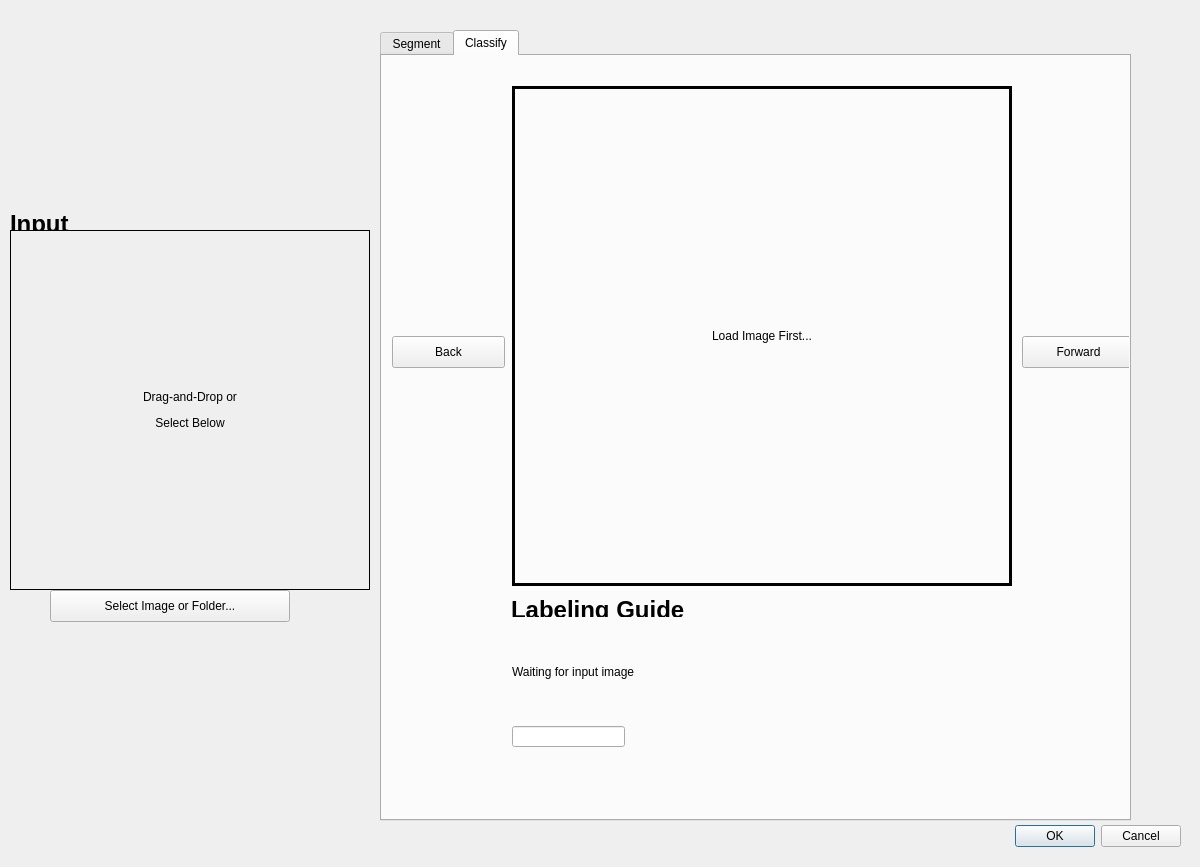
<?xml version="1.0" encoding="UTF-8"?>
<ui version="4.0">
 <class>Dialog</class>
 <widget class="QDialog" name="Dialog">
  <property name="geometry">
   <rect>
    <x>0</x>
    <y>0</y>
    <width>1200</width>
    <height>867</height>
   </rect>
  </property>
  <property name="windowTitle">
   <string>Dialog</string>
  </property>
  <widget class="QDialogButtonBox" name="buttonBox">
   <property name="geometry">
    <rect>
     <x>840</x>
     <y>820</y>
     <width>341</width>
     <height>32</height>
    </rect>
   </property>
   <property name="orientation">
    <enum>Qt::Horizontal</enum>
   </property>
   <property name="standardButtons">
    <set>QDialogButtonBox::Cancel|QDialogButtonBox::Ok</set>
   </property>
  </widget>
  <widget class="QTabWidget" name="tabWidget">
   <property name="geometry">
    <rect>
     <x>380</x>
     <y>30</y>
     <width>751</width>
     <height>791</height>
    </rect>
   </property>
   <property name="currentIndex">
    <number>1</number>
   </property>
   <widget class="QWidget" name="segmentTab">
    <attribute name="title">
     <string>Segment</string>
    </attribute>
    <widget class="QLabel" name="markersImagePixLabel">
     <property name="geometry">
      <rect>
       <x>380</x>
       <y>180</y>
       <width>360</width>
       <height>360</height>
      </rect>
     </property>
     <property name="acceptDrops">
      <bool>false</bool>
     </property>
     <property name="autoFillBackground">
      <bool>false</bool>
     </property>
     <property name="frameShape">
      <enum>QFrame::Box</enum>
     </property>
     <property name="text">
      <string>No Markers</string>
     </property>
     <property name="alignment">
      <set>Qt::AlignCenter</set>
     </property>
    </widget>
    <widget class="QLabel" name="markersImageTitle">
     <property name="geometry">
      <rect>
       <x>380</x>
       <y>160</y>
       <width>71</width>
       <height>21</height>
      </rect>
     </property>
     <property name="text">
      <string>&lt;html&gt;&lt;head/&gt;&lt;body&gt;&lt;p&gt;&lt;span style=&quot; font-size:18pt; font-weight:600;&quot;&gt;Markers&lt;/span&gt;&lt;/p&gt;&lt;/body&gt;&lt;/html&gt;</string>
     </property>
    </widget>
    <widget class="QWidget" name="horizontalLayoutWidget">
     <property name="geometry">
      <rect>
       <x>70</x>
       <y>550</y>
       <width>591</width>
       <height>141</height>
      </rect>
     </property>
     <layout class="QHBoxLayout" name="optionsLayout">
      <item>
       <layout class="QVBoxLayout" name="thresholdMethodLayout">
        <item>
         <widget class="QLabel" name="thresholdLabel">
          <property name="text">
           <string>Threshold Method</string>
          </property>
         </widget>
        </item>
        <item>
         <widget class="QComboBox" name="thresholdMethodComboBox">
          <property name="editable">
           <bool>false</bool>
          </property>
          <item>
           <property name="text">
            <string>Otsu (Global) Binarization</string>
           </property>
          </item>
          <item>
           <property name="text">
            <string>Local Threshold</string>
           </property>
          </item>
          <item>
           <property name="text">
            <string>Pixel Classifier</string>
           </property>
          </item>
          <item>
           <property name="text">
            <string>Ensemble</string>
           </property>
          </item>
          <item>
           <property name="text">
            <string>Detectron2</string>
           </property>
          </item>
         </widget>
        </item>
       </layout>
      </item>
      <item>
       <layout class="QVBoxLayout" name="edgeMethodLayout">
        <item>
         <widget class="QLabel" name="edgeLabel">
          <property name="text">
           <string>Edge Detection Method</string>
          </property>
         </widget>
        </item>
        <item>
         <widget class="QComboBox" name="edgeMethodMethodComboBox">
          <item>
           <property name="text">
            <string>None</string>
           </property>
          </item>
          <item>
           <property name="text">
            <string>Local Thresholding</string>
           </property>
          </item>
          <item>
           <property name="text">
            <string>Bright-Dark</string>
           </property>
          </item>
          <item>
           <property name="text">
            <string>Testing</string>
           </property>
          </item>
         </widget>
        </item>
       </layout>
      </item>
     </layout>
    </widget>
    <widget class="QLabel" name="thresholdImageTitleLabel">
     <property name="geometry">
      <rect>
       <x>10</x>
       <y>160</y>
       <width>101</width>
       <height>21</height>
      </rect>
     </property>
     <property name="text">
      <string>&lt;html&gt;&lt;head/&gt;&lt;body&gt;&lt;p&gt;&lt;span style=&quot; font-size:18pt; font-weight:600;&quot;&gt;Threshold&lt;/span&gt;&lt;/p&gt;&lt;/body&gt;&lt;/html&gt;</string>
     </property>
    </widget>
    <widget class="QLabel" name="thresholdImagePixLabel">
     <property name="geometry">
      <rect>
       <x>10</x>
       <y>180</y>
       <width>360</width>
       <height>360</height>
      </rect>
     </property>
     <property name="acceptDrops">
      <bool>false</bool>
     </property>
     <property name="autoFillBackground">
      <bool>false</bool>
     </property>
     <property name="frameShape">
      <enum>QFrame::Box</enum>
     </property>
     <property name="text">
      <string>No Threshold</string>
     </property>
     <property name="alignment">
      <set>Qt::AlignCenter</set>
     </property>
    </widget>
    <widget class="QPushButton" name="runSegmentationButton">
     <property name="geometry">
      <rect>
       <x>310</x>
       <y>710</y>
       <width>113</width>
       <height>32</height>
      </rect>
     </property>
     <property name="text">
      <string>Run</string>
     </property>
    </widget>
   </widget>
   <widget class="QWidget" name="classifyTab">
    <attribute name="title">
     <string>Classify</string>
    </attribute>
    <widget class="QLabel" name="classifyRegionPixLabel">
     <property name="geometry">
      <rect>
       <x>130</x>
       <y>30</y>
       <width>500</width>
       <height>500</height>
      </rect>
     </property>
     <property name="autoFillBackground">
      <bool>false</bool>
     </property>
     <property name="frameShape">
      <enum>QFrame::Box</enum>
     </property>
     <property name="lineWidth">
      <number>3</number>
     </property>
     <property name="text">
      <string>Load Image First...</string>
     </property>
     <property name="scaledContents">
      <bool>true</bool>
     </property>
     <property name="alignment">
      <set>Qt::AlignCenter</set>
     </property>
    </widget>
    <widget class="QPushButton" name="backClassifyButton">
     <property name="geometry">
      <rect>
       <x>10</x>
       <y>280</y>
       <width>113</width>
       <height>32</height>
      </rect>
     </property>
     <property name="text">
      <string>Back</string>
     </property>
    </widget>
    <widget class="QPushButton" name="forwardClassifyButton">
     <property name="geometry">
      <rect>
       <x>640</x>
       <y>280</y>
       <width>113</width>
       <height>32</height>
      </rect>
     </property>
     <property name="text">
      <string>Forward</string>
     </property>
    </widget>
    <widget class="QLabel" name="labelingGuideTitleLabel">
     <property name="geometry">
      <rect>
       <x>129</x>
       <y>540</y>
       <width>181</width>
       <height>21</height>
      </rect>
     </property>
     <property name="text">
      <string>&lt;html&gt;&lt;head/&gt;&lt;body&gt;&lt;p&gt;&lt;span style=&quot; font-size:18pt; font-weight:600;&quot;&gt;Labeling Guide&lt;/span&gt;&lt;/p&gt;&lt;/body&gt;&lt;/html&gt;</string>
     </property>
    </widget>
    <widget class="QLabel" name="labelingGuideBodyLabel">
     <property name="geometry">
      <rect>
       <x>130</x>
       <y>580</y>
       <width>281</width>
       <height>71</height>
      </rect>
     </property>
     <property name="text">
      <string>Waiting for input image </string>
     </property>
    </widget>
    <widget class="QLineEdit" name="labelingGuideLineEdit">
     <property name="geometry">
      <rect>
       <x>130</x>
       <y>670</y>
       <width>113</width>
       <height>21</height>
      </rect>
     </property>
    </widget>
   </widget>
  </widget>
  <widget class="QLabel" name="inputImagePixLabel">
   <property name="geometry">
    <rect>
     <x>10</x>
     <y>230</y>
     <width>360</width>
     <height>360</height>
    </rect>
   </property>
   <property name="acceptDrops">
    <bool>true</bool>
   </property>
   <property name="autoFillBackground">
    <bool>false</bool>
   </property>
   <property name="frameShape">
    <enum>QFrame::Box</enum>
   </property>
   <property name="text">
    <string>&lt;html&gt;&lt;head/&gt;&lt;body&gt;&lt;p&gt;Drag-and-Drop or&lt;/p&gt;&lt;p&gt;Select Below&lt;/p&gt;&lt;/body&gt;&lt;/html&gt;</string>
   </property>
   <property name="alignment">
    <set>Qt::AlignCenter</set>
   </property>
  </widget>
  <widget class="QLabel" name="inputImageTitleLabel">
   <property name="geometry">
    <rect>
     <x>10</x>
     <y>210</y>
     <width>71</width>
     <height>21</height>
    </rect>
   </property>
   <property name="text">
    <string>&lt;html&gt;&lt;head/&gt;&lt;body&gt;&lt;p&gt;&lt;span style=&quot; font-size:18pt; font-weight:600;&quot;&gt;Input&lt;/span&gt;&lt;/p&gt;&lt;/body&gt;&lt;/html&gt;</string>
   </property>
  </widget>
  <widget class="QPushButton" name="selectInputPushButton">
   <property name="geometry">
    <rect>
     <x>50</x>
     <y>590</y>
     <width>240</width>
     <height>32</height>
    </rect>
   </property>
   <property name="text">
    <string>Select Image or Folder...</string>
   </property>
  </widget>
 </widget>
 <resources/>
 <connections>
  <connection>
   <sender>buttonBox</sender>
   <signal>accepted()</signal>
   <receiver>Dialog</receiver>
   <slot>accept()</slot>
   <hints>
    <hint type="sourcelabel">
     <x>248</x>
     <y>254</y>
    </hint>
    <hint type="destinationlabel">
     <x>157</x>
     <y>274</y>
    </hint>
   </hints>
  </connection>
  <connection>
   <sender>buttonBox</sender>
   <signal>rejected()</signal>
   <receiver>Dialog</receiver>
   <slot>reject()</slot>
   <hints>
    <hint type="sourcelabel">
     <x>316</x>
     <y>260</y>
    </hint>
    <hint type="destinationlabel">
     <x>286</x>
     <y>274</y>
    </hint>
   </hints>
  </connection>
 </connections>
</ui>
